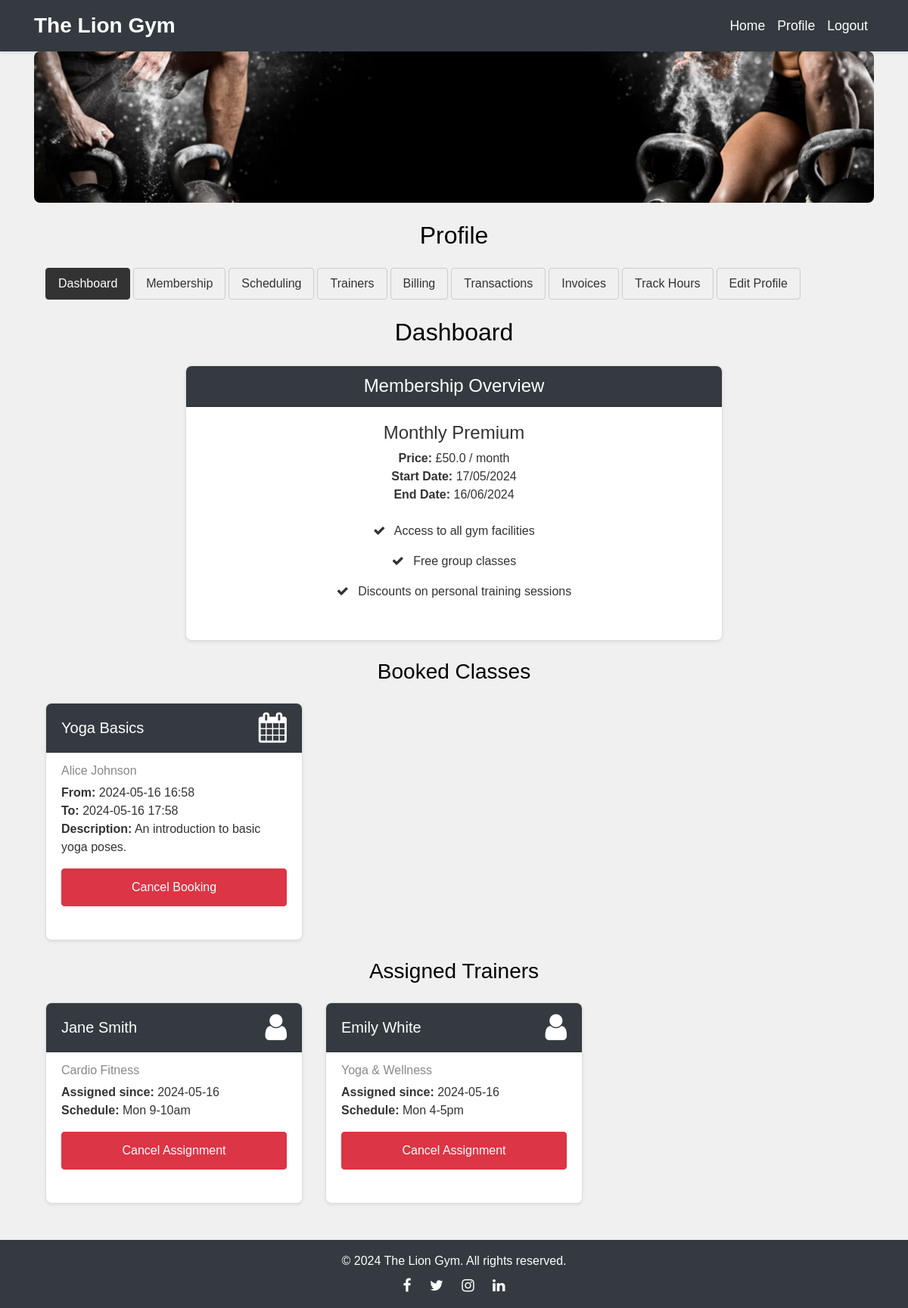
The app's page /profile (signed in) with its own data.
### website/models.py (models this page shows, shortened)
class Plan(db.Model):
    id = db.Column(db.Integer, primary_key=True)
    name = db.Column(db.String(100))
    price = db.Column(db.Float)
    period = db.Column(db.String(50))
    description = db.Column(db.String(255))
    users = db.relationship('User', back_populates='plan')

class User(db.Model, UserMixin):
    id = db.Column(db.Integer, primary_key=True)
    email = db.Column(db.String(150), unique=True)
    password = db.Column(db.String(150))
    first_name = db.Column(db.String(150))
    last_name = db.Column(db.String(150))
    phone = db.Column(db.String(15))
    dob = db.Column(db.Date)
    address = db.Column(db.String(255))
    billing_info = db.relationship('BillingInfo', backref='user', uselist=False)
    transactions = db.relationship('Transaction', back_populates='user', lazy='dynamic')
    membership_plan_id = db.Column(db.Integer, db.ForeignKey('plan.id'))
    membership_start_date = db.Column(db.DateTime, nullable=True)
    membership_end_date = db.Column(db.DateTime, nullable=True)
    plan = db.relationship('Plan', back_populates='users')
    workout_logs = db.relationship('WorkoutLog', backref='user_workout_logs', lazy='dynamic')

class ClassBooking(db.Model):
    id = db.Column(db.Integer, primary_key=True)
    user_id = db.Column(db.Integer, db.ForeignKey('user.id'))
    class_id = db.Column(db.Integer, db.ForeignKey('gym_class.id'))
    booking_time = db.Column(db.DateTime, default=datetime.utcnow)
    user = db.relationship('User', backref='class_bookings')
    gym_class = db.relationship('GymClass', backref='bookings')

class GymClass(db.Model):
    id = db.Column(db.Integer, primary_key=True)
    name = db.Column(db.String(100), nullable=False)
    instructor = db.Column(db.String(100), nullable=False)
    start_time = db.Column(db.DateTime, nullable=False)
    end_time = db.Column(db.DateTime, nullable=False)
    description = db.Column(db.String(255))
    location = db.Column(db.String(100))
    difficulty_level = db.Column(db.String(50))
    capacity = db.Column(db.Integer)

class TrainerAssignment(db.Model):
    id = db.Column(db.Integer, primary_key=True)
    user_id = db.Column(db.Integer, db.ForeignKey('user.id'))
    trainer_id = db.Column(db.Integer, db.ForeignKey('trainer.id'))
    start_date = db.Column(db.DateTime, default=datetime.utcnow)
    schedule = db.Column(db.String(255))  # Store the selected schedule as a JSON string
    user = db.relationship('User', backref='assigned_trainers')
    trainer = db.relationship('Trainer', backref='assignments')

class Trainer(db.Model):
    id = db.Column(db.Integer, primary_key=True)
    name = db.Column(db.String(100), nullable=False)
    specialty = db.Column(db.String(100))
    available_hours = db.Column(db.String(255), nullable=False)  # Store available hours as a JSON string

### website/views.py (the view)
@views.route('/profile')
@login_required
def profile():
    plans = Plan.query.all()
    transactions = Transaction.query.filter_by(user_id=current_user.id).order_by(Transaction.payment_date.desc()).all()
    invoices = Invoice.query.filter_by(user_id=current_user.id).order_by(Invoice.due_date.desc()).all()
    classes = GymClass.query.order_by(GymClass.start_time).all()
    trainers = Trainer.query.all()
    trainer_assignments = TrainerAssignment.query.filter_by(user_id=current_user.id).all()
    workout_logs = WorkoutLog.query.filter_by(user_id=current_user.id).order_by(WorkoutLog.date.desc()).all()
    return render_template("profile.html", user=current_user, plans=plans, transactions=transactions, invoices=invoices,
                           classes=classes, trainers=trainers, trainer_assignments=trainer_assignments, workout_logs=workout_logs)

### website/__init__.py (called while the page is built)
def create_app():
    app = Flask(__name__)
    app.config['SECRET_KEY'] = os.getenv('SECRET_KEY', 'default-secret-key')
    app.config['SQLALCHEMY_DATABASE_URI'] = f'sqlite:///{DB_NAME}'
    app.config['SQLALCHEMY_TRACK_MODIFICATIONS'] = False
    db.init_app(app)
    migrate.init_app(app, db)
    from .views import views
    from .auth import auth
    app.register_blueprint(views, url_prefix='/')
    app.register_blueprint(auth, url_prefix='/')
    create_database(app)
    login_manager = LoginManager()
    login_manager.login_view = 'auth.login'
    login_manager.init_app(app)
    @login_manager.user_loader
    def load_user(user_id):
        from .models import User
        return User.query.get(int(user_id))
    @app.context_processor
    def inject_user():
        return dict(user=current_user)
    return app

### website/templates/profile.html (shortened to what this page needs)
{% extends "base.html" %}
{% block content %}
<div class="profile-header">
    <img src="{{ url_for('static', filename='img/img12.jpg') }}" class="img-fluid profile-header-image" alt="Profile Header">
</div>
<div class="container mt-4">
    <h2 class="text-center my-4">Profile</h2>
    <ul class="nav nav-pills mb-3" id="profileTabs" role="tablist">
        <li class="nav-item">
            <a class="nav-link active" id="dashboard-tab" data-toggle="tab" href="#dashboard" role="tab" aria-controls="dashboard" aria-selected="true">Dashboard</a>
        </li>
        <li class="nav-item">
            <a class="nav-link" id="membership-tab" data-toggle="tab" href="#membership" role="tab" aria-controls="membership" aria-selected="false">Membership</a>
        </li>
        <li class="nav-item">
            <a class="nav-link" id="scheduling-tab" data-toggle="tab" href="#scheduling" role="tab" aria-controls="scheduling" aria-selected="false">Scheduling</a>
        </li>
        <li class="nav-item">
            <a class="nav-link" id="trainers-tab" data-toggle="tab" href="#trainers" role="tab" aria-controls="trainers" aria-selected="false">Trainers</a>
        </li>
        <li class="nav-item">
            <a class="nav-link" id="billing-tab" data-toggle="tab" href="#billing" role="tab" aria-controls="billing" aria-selected="false">Billing</a>
        </li>
        <li class="nav-item">
            <a class="nav-link" id="transactions-tab" data-toggle="tab" href="#transactions" role="tab" aria-controls="transactions" aria-selected="false">Transactions</a>
        </li>
        <li class="nav-item">
            <a class="nav-link" id="invoices-tab" data-toggle="tab" href="#invoices" role="tab" aria-controls="invoices" aria-selected="false">Invoices</a>
        </li>
        <li class="nav-item">
            <a class="nav-link" id="track-hours-tab" data-toggle="tab" href="#track-hours" role="tab" aria-controls="track-hours" aria-selected="false">Track Hours</a>
        </li>
        <li class="nav-item">
            <a class="nav-link" id="edit-profile-tab" data-toggle="tab" href="#edit-profile" role="tab" aria-controls="edit-profile" aria-selected="false">Edit Profile</a>
        </li>
    </ul>
    <div class="tab-content mt-4">
        <div class="tab-pane fade show active" id="dashboard" role="tabpanel" aria-labelledby="dashboard-tab">
            {% include 'dashboard.html' %}
        </div>
    </div>
</div>
{% endblock %}

### website/templates/base.html (shortened to what this page needs)
<!DOCTYPE html>
<html lang="en">
<head>
    <link rel="stylesheet" href="https://stackpath.bootstrapcdn.com/bootstrap/4.4.1/css/bootstrap.min.css">
    <link rel="stylesheet" href="https://stackpath.bootstrapcdn.com/font-awesome/4.7.0/css/font-awesome.min.css">
    <link rel="stylesheet" href="{{ url_for('static', filename='css/styles.css') }}">
</head>
<body>
    <nav class="navbar navbar-expand-lg navbar-dark bg-dark">
        <div class="container">
            <a class="navbar-brand" href="/">The Lion Gym</a>
            <div class="collapse navbar-collapse" id="navbarNav">
                <ul class="navbar-nav ml-auto">
                    {% if user.is_authenticated %}
                    <li class="nav-item">
                        <a class="nav-link" href="/">Home</a>
                    </li>
                    <li class="nav-item">
                        <a class="nav-link" href="{{ url_for('views.profile') }}">Profile</a>
                    </li>
                    <li class="nav-item">
                        <a class="nav-link" href="{{ url_for('auth.logout') }}">Logout</a>
                    </li>
                    {% endif %}
                </ul>
            </div>
        </div>
    </nav>
    <div class="container">
        {% block content %}{% endblock %}
    </div>
    <footer class="footer mt-5 py-3 bg-dark text-white">
        <div class="container text-center">
            <span>&copy; 2024 The Lion Gym. All rights reserved.</span>
            <div class="social-icons">
                <a href="#" class="fa fa-facebook"></a>
                <a href="#" class="fa fa-twitter"></a>
                <a href="#" class="fa fa-instagram"></a>
                <a href="#" class="fa fa-linkedin"></a>
            </div>
        </div>
    </footer>
</body>
</html>

### website/templates/dashboard.html
<h2 class="text-center my-4">Dashboard</h2>
<div class="row mb-4 justify-content-center">
    <div class="col-md-8">
        <div class="card shadow-sm">
            <div class="card-header bg-dark text-white text-center">
                <h4 class="my-0 font-weight-normal">Membership Overview</h4>
            </div>
            <div class="card-body text-center">
                {% if user.plan %}
                <h5 class="card-title">{{ user.plan.name }}</h5>
                <p class="card-text">
                    <strong>Price:</strong> £{{ user.plan.price }} / {{ user.plan.period }}<br>
                    <strong>Start Date:</strong> {{ user.membership_start_date.strftime('%d/%m/%Y') if user.membership_start_date else 'N/A' }}<br>
                    <strong>End Date:</strong> {{ user.membership_end_date.strftime('%d/%m/%Y') if user.membership_end_date else 'N/A' }}
                </p>
                <ul class="list-unstyled mt-3 mb-4">
                    <li><i class="fa fa-check"></i> Access to all gym facilities</li>
                    <li><i class="fa fa-check"></i> Free group classes</li>
                    <li><i class="fa fa-check"></i> Discounts on personal training sessions</li>
                </ul>
                {% else %}
                <p>No active membership plan. <a href="{{ url_for('views.profile') }}#membership" class="btn btn-primary btn-sm">Browse plans</a> to find one that suits you.</p>
                {% endif %}
            </div>
        </div>
    </div>
</div>
<h3 class="text-center my-4">Booked Classes</h3>
<div class="row mb-4">
    {% if user.class_bookings %}
    {% for booking in user.class_bookings %}
    <div class="col-md-4">
        <div class="card shadow-sm mb-4">
            <div class="card-header bg-dark text-white d-flex justify-content-between align-items-center">
                <h5 class="my-0 font-weight-normal">{{ booking.gym_class.name }}</h5>
                <i class="fa fa-calendar fa-2x"></i>
            </div>
            <div class="card-body">
                <h6 class="card-subtitle mb-2 text-muted">{{ booking.gym_class.instructor }}</h6>
                <p class="card-text">
                    <strong>From:</strong> {{ booking.gym_class.start_time.strftime('%Y-%m-%d %H:%M') }}<br>
                    <strong>To:</strong> {{ booking.gym_class.end_time.strftime('%Y-%m-%d %H:%M') }}<br>
                    <strong>Description:</strong> {{ booking.gym_class.description }}
                </p>
                <form method="POST" action="{{ url_for('views.cancel_class', class_booking_id=booking.id) }}">
                    <button type="submit" class="btn btn-danger btn-block mt-3">Cancel Booking</button>
                </form>
            </div>
        </div>
    </div>
    {% endfor %}
    {% else %}
    <p class="col-12 text-center">No classes booked. <a href="{{ url_for('views.profile') }}#scheduling" class="btn btn-primary">Browse and book classes</a>.</p>
    {% endif %}
</div>
<h3 class="text-center my-4">Assigned Trainers</h3>
<div class="row mb-4">
    {% if trainer_assignments %}
    {% for assignment in trainer_assignments %}
    <div class="col-md-4">
        <div class="card shadow-sm mb-4">
            <div class="card-header bg-dark text-white d-flex justify-content-between align-items-center">
                <h5 class="my-0 font-weight-normal">{{ assignment.trainer.name }}</h5>
                <i class="fa fa-user fa-2x"></i>
            </div>
            <div class="card-body">
                <h6 class="card-subtitle mb-2 text-muted">{{ assignment.trainer.specialty }}</h6>
                <p class="card-text">
                    <strong>Assigned since:</strong> {{ assignment.start_date.strftime('%Y-%m-%d') }}<br>
                    <strong>Schedule:</strong> {{ assignment.schedule }}
                </p>
                <form method="POST" action="{{ url_for('views.cancel_trainer', trainer_assignment_id=assignment.id) }}">
                    <button type="submit" class="btn btn-danger btn-block mt-3">Cancel Assignment</button>
                </form>
            </div>
        </div>
    </div>
    {% endfor %}
    {% else %}
    <p class="col-12 text-center">No trainers assigned. <a href="{{ url_for('views.profile') }}#trainers" class="btn btn-primary">Assign a trainer</a>.</p>
    {% endif %}
</div>

### website/static/css/styles.css (style rules this page uses)
body { font-family: 'Arial', sans-serif; background-color: #f0f0f0; color: #333; }
h1, h2, h3 { color: #000; text-align: center; }
.navbar { background-color: #333; box-shadow: 0 2px 4px rgba(0, 0, 0, 0.1); }
.navbar-brand { font-size: 1.75rem; font-weight: bold; color: #fff; }
.navbar-nav .nav-link { font-size: 1.1rem; color: #ddd; }
.profile-header img { width: 100%; height: 200px; object-fit: cover; border-radius: 0.5rem; }
.nav-pills .nav-link { background-color: #f0f0f0; color: #333; border: 1px solid #ccc; border-radius: 0.25rem; margin-right: 0.25rem; transition: all 0.3s; }
.nav-pills .nav-link.active { background-color: #333; color: #fff; border-color: #333; }
.card { border: 1px solid #ddd; border-radius: 0.5rem; overflow: hidden; transition: box-shadow 0.3s, transform 0.3s; height: 100%; display: flex; flex-direction: column; background-color: #fff; }
.card-body { flex: 1; }
.card-header { font-weight: bold; font-size: 1.25rem; background-color: #333; color: white; text-align: center; }
.card-title { font-size: 1.5rem; margin-bottom: 0.5rem; }
.card-text { font-size: 1rem; }
.card ul { padding-left: 0; list-style: none; }
.card ul li { padding: 0.5rem 0; }
.card ul li i { margin-right: 0.5rem; color: #333; }
.btn { border-radius: 0.25rem; transition: background-color 0.3s, box-shadow 0.3s; }
.btn-block { padding: 0.75rem; }
.text-center { text-align: center; }
.text-muted { color: #888 !important; }
.mt-4 { margin-top: 1.5rem !important; }
.mb-4 { margin-bottom: 1.5rem !important; }
.d-flex { display: flex !important; }
.btn-block { display: block; width: 100%; }

### website/templates/base.html (style rules this page uses)
body { font-family: 'Arial', sans-serif; }
.navbar-nav .nav-link { color: #fff !important; }
.footer { background-color: #343a40; color: white; padding: 20px 0; }
.footer .social-icons { margin-top: 10px; }
.footer .social-icons a { color: white; margin: 0 10px; font-size: 1.2rem; }

### records on screen
Plan: plan.name "Monthly Premium", plan.price "50.0", plan.period "month"
User: membership_start_date "17/05/2024", membership_end_date "16/06/2024"
ClassBooking: gym_class.name "Yoga Basics", gym_class.instructor "Alice Johnson", gym_class.start_time "2024-05-16 16:58", gym_class.end_time "2024-05-16 17:58", gym_class.description "An introduction to basic yoga poses."
TrainerAssignment: trainer.name "Jane Smith", trainer.specialty "Cardio Fitness", start_date "2024-05-16", schedule "Mon 9-10am"
TrainerAssignment: trainer.name "Emily White", trainer.specialty "Yoga & Wellness", start_date "2024-05-16", schedule "Mon 4-5pm"
